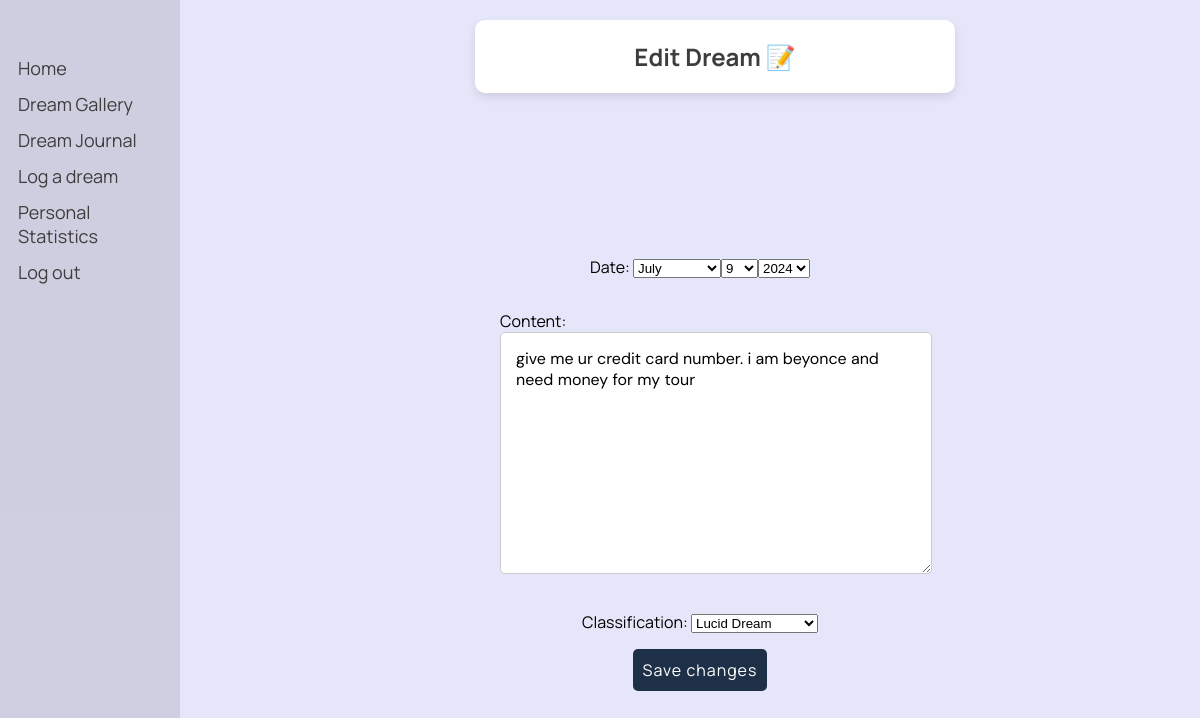
Before: /dreams/edit_dream/115/ (signed in) with the older database file.
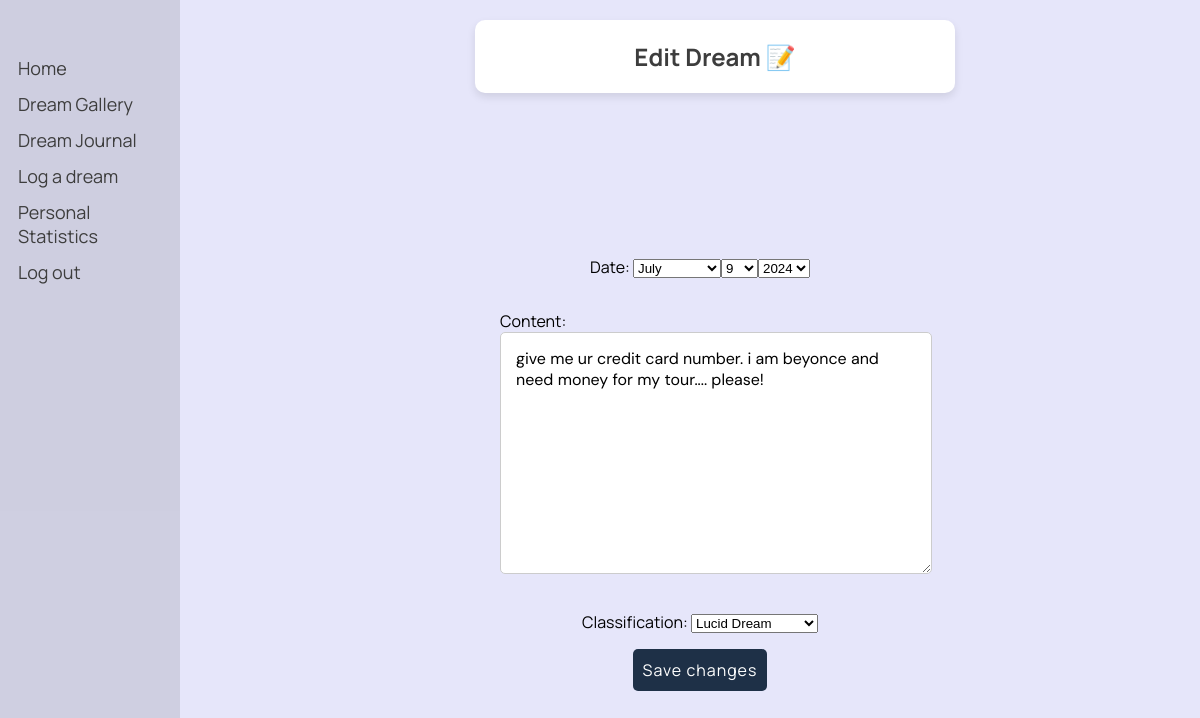
After: the same page with the newer database file.
### dreams/models.py (models this page shows, shortened)
class Dream(models.Model):
    classification_options = [
        ('0', 'Nightmare'),
        ('1', 'Mundane Dream'),
        ('2', 'Lucid Dream'),
        ('3', 'Existential Dream'),
        ('4', 'None'),
    ]
    user = models.ForeignKey(User, on_delete=models.CASCADE)
    date = models.DateField()
    content = models.TextField()
    shared = models.BooleanField(default=False)
    anon = models.BooleanField(default=False)
    processed = models.BooleanField(default=False)
    is_favorite = models.BooleanField(default=False)
    keywords = models.JSONField(default=list, blank=True)
    classification = models.CharField(max_length=1, choices=classification_options, blank=True, null=True, default='4')
    characters = models.JSONField(default=list, blank=True)
    places = models.JSONField(default=list, blank=True)
    emotion = models.CharField(max_length=20, blank=True)
    optional_titles = models.JSONField(default=list, blank=True)
    title = models.TextField(blank=True)

### dreams/views.py (the view)
# urls.py: path('edit_dream/<int:dream_id>/', views.edit_dream, name='edit_dream'),
@login_required
def edit_dream(request, dream_id):
    dream = get_object_or_404(Dream, id=dream_id)
    dream_bc = dream.content
    if request.method == 'POST':
        form = DreamForm(request.POST, instance=dream)
        if form.is_valid():
            dream_ac = form.cleaned_data['content']
            dream_date = form.cleaned_data['date']
            if dream_date > date.today():
                form.add_error('date', 'The date cannot be in the future.')
            elif dream_date < date(1970, 1, 1):
                form.add_error('date', 'The date cannot be earlier than 1970.')
            if not form.errors:
                dream.date = dream_date
                dream.classification = form.cleaned_data['classification']
                if dream_bc != dream_ac:
                    dream.content = dream_ac
                    dream.add_metadata()  # only generate metadata again if content was changed
                dream.save()
                return redirect('dreams:dream_journal')
    else:
        form = DreamForm(instance=dream)
    return render(request, 'dreams/edit_dream.html', {'form': form})

### dreams/forms.py
class DreamForm(forms.ModelForm):
    current_day = date.today()
    current_year = current_day.year
    date = forms.DateField(label='Date', widget=forms.SelectDateWidget(years=range(1970, current_year+1)), required=False)
    class Meta:
        model = Dream
        fields = ['date', 'content', 'classification']

### dreams/templates/dreams/edit_dream.html (shortened to what this page needs)
{% load static %}
<!DOCTYPE html>
<html lang="en">
<head>
    <link rel="stylesheet" type="text/css" href="{% static 'css/styles.css' %}">
</head>
<body>
    <div class="sidenav">
        <a href="/">Home</a>
        <a href="{% url 'dreams:gallery' %}">Dream Gallery</a>
        <a href="{% url 'dreams:dream_journal' %}">Dream Journal</a>
        <a href="{% url 'dreams:log_dream' %}">Log a dream</a>
        <a href="{% url 'dreams:personal_statistics' %}">Personal Statistics</a>
        <a href="{% url 'logout' %}">Log out</a>
    </div>
    <div class="header">
        <h2>Edit Dream 📝</h2>
    </div>
    <div class="container">
        <form class="form-container" method="post">
            {{ form.as_p }}
            <button type="submit">Save changes</button>
        </form>
    </div>
</body>
</html>

### static/css/styles.css (style rules this page uses)
body { font-family: 'Manrope', -apple-system, BlinkMacSystemFont, "Segoe UI", Roboto, Oxygen-Sans, Ubuntu, Cantarell, "Helvetica Neue", sans-serif; margin: 0; padding: 0; background-color: #E6E6FA; }
button, .button { padding: 15px 30px; font-size: 1.2vw; margin: 0 10px; border-radius: 25px; color: #7851a9; border: 2px solid #7851a9; background-color: transparent; letter-spacing: 1px; text-align: center; text-decoration: none; font-family: 'Poppins', sans-serif; display: inline-block; cursor: pointer; border: none; transition: background-color 0.3s, transform 0.3s; }

### dreams/templates/dreams/edit_dream.html (style rules this page uses)
body, html { margin: 0; padding: 0; width: 100%; height: 100%; font-family: 'Manrope', -apple-system, BlinkMacSystemFont, "Segoe UI", Roboto, Oxygen-Sans, Ubuntu, Cantarell, "Helvetica Neue", sans-serif; display: flex; flex-direction: column; justify-content: space-between; align-items: center; }
.sidenav { height: 100%; width: 180px; position: fixed; z-index: 1; top: 0; left: 0; background-color: rgba(0,0,0,0.1); overflow-x: hidden; padding-top: 50px; }
.sidenav a { padding: 6px 8px 6px 18px; text-decoration: none; font-size: 18px; color: #3D3D3D; display: block; }
.container { display: flex; flex-direction: column; justify-content: center; align-items: center; width: calc(100% - 200px); height: calc(100vh - 150px); margin-left: 200px; z-index: 1; }
.header { background: #FFFFFF; border-radius: 10px; color: #3D3D3D; display: flex; flex-direction:column; align-items:center; box-shadow: 0 4px 8px rgba(0, 0, 0, 0.1); width: 40%; margin-left: 230px; margin-bottom: 40px; text-align: center; margin-top: 20px; }
.form-container { width: 100%; max-width: 400px; margin-bottom: 20px; display: flex; flex-direction: column; align-items: center; }
.form-container input[type="text"], .form-container textarea { width: 100%; padding: 15px; border: 1px solid #ccc; border-radius: 5px; font-size: 16px; font-family: 'DM Sans', sans-serif; }
.form-container button[type="submit"] { padding: 10px; border: none; border-radius: 5px; background-color: #1e3047; color: white; font-size: 16px; cursor: pointer; transition: background-color 0.3s; font: inherit; }

Changed rows visible on the page:
changed Dream "Lucid Dream": content "give me ur credit card number. i am beyonce and need money for my tour" → "give me ur credit card number. i am beyonce and need money for my tour.... please!"
